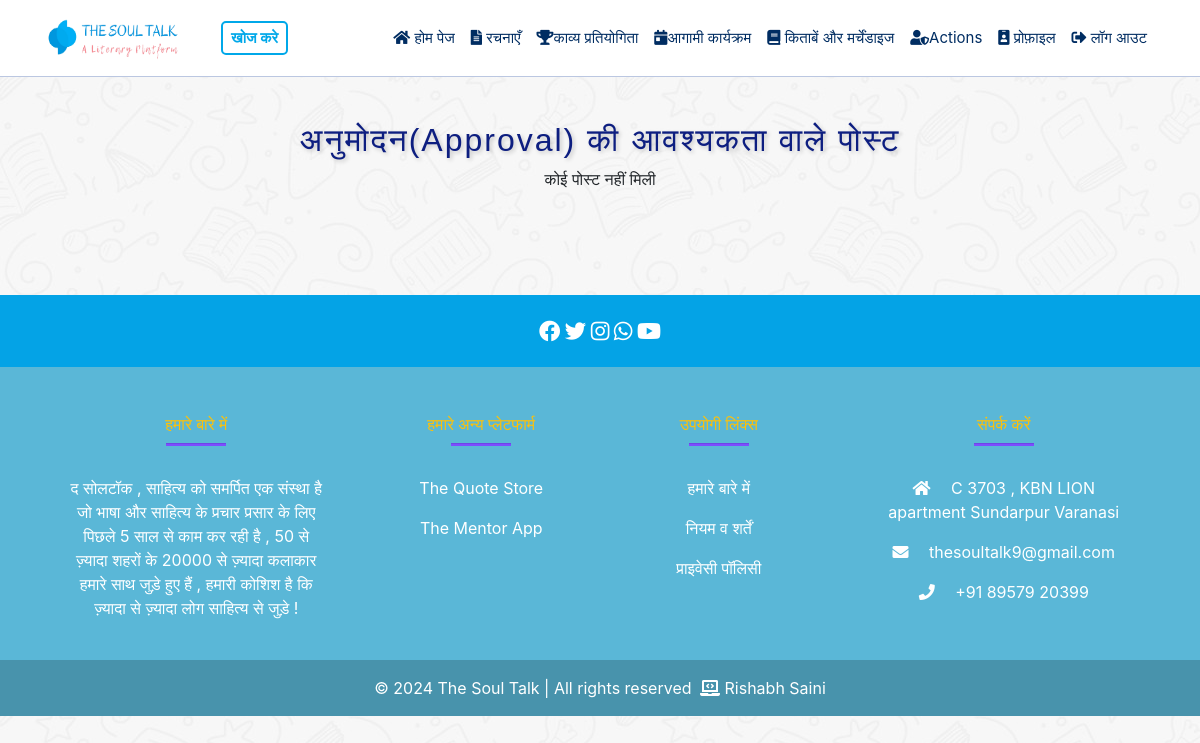
The page /post-to-approve-list/ (signed in) on the database as committed earlier.
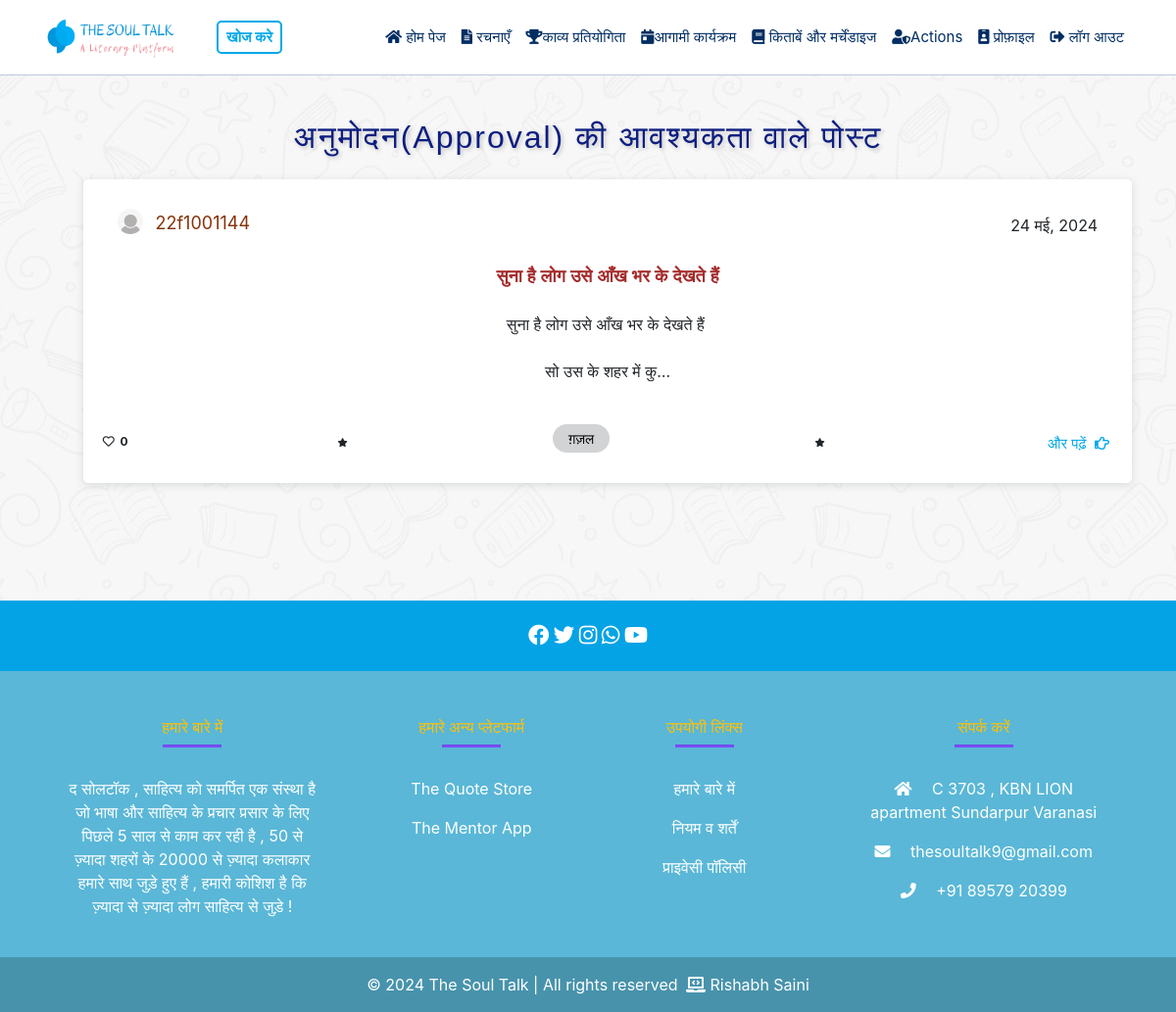
The same page on the database as committed later.
### mainApp/models.py (models this page shows, shortened)
class Post(models.Model):
    title = models.CharField(max_length=100)
    description = models.TextField()
    category = models.ForeignKey(Category, on_delete=models.CASCADE)
    created_by = models.ForeignKey(CustomUser, on_delete=models.CASCADE)
    created_at = models.DateTimeField(auto_now_add=True)
    approved = models.BooleanField(default=False)  # New field for approval status
    declined = models.BooleanField(default=False)
    likes = models.ManyToManyField(CustomUser, through='Like', related_name='liked_posts')
    likes_count = models.IntegerField(default=0)

class CustomUser(AbstractUser):
    is_admin = models.BooleanField(default=False)
    is_owner = models.BooleanField(default=False)
    phone_no = models.CharField(max_length=15, blank=True, null=True)

class Category(models.Model):
    name_en = models.CharField(max_length=100, verbose_name="English Name",unique=True)
    name_hi = models.CharField(max_length=100, verbose_name="Hindi Name",unique=True)
    class Meta:
        verbose_name_plural = "Categories"

### mainApp/views.py (the view)
# urls.py: path('post-to-approve-list/', views.post_to_approve_list, name='post-to-approve-list'),
@login_required
def post_to_approve_list(request):
    if request.user.is_admin or request.user.is_owner:
        posts_to_approve = Post.objects.filter(approved=False).order_by('-created_at')
        return render(request, 'post_to_approve.html', {'posts_to_approve': posts_to_approve})
    else:
        messages.error(request, "You are not authorized to access this page.")
        return redirect('index')

### mainApp/templates/post_to_approve.html
{% extends "base.html" %}
{% block content %}
<h2>अनुमोदन(Approval) की आवश्यकता वाले पोस्ट</h2>
{% if posts_to_approve %}
<ul>
    {% for post in posts_to_approve %}
    {% include 'partials/post_details.html' %}
    {% endfor %}
</ul>
{% else %}
<p class="card-text text-center " >कोई पोस्ट नहीं मिली</p>
{% endif %}
{% endblock %}

### mainApp/templates/partials/post_details.html
<div class="card bg-card-image mt-4">
    <div class="row">
        <div class="col-md-12">
            <div class="card-body">
                <div class="d-flex author-info justify-content-between align-items-center">
                    <div class="profile-pic ">
                        <img src="{% if post.created_by.profile.profile_image %}{{ post.created_by.profile.profile_image.url }}{% else %}/media/profile_images/default.png{% endif %}"
                            alt="Profile Image" class="profile-image img-fluid rounded-circle">
                                    <a href="{% url 'profile' username=post.created_by.username %}" class="profile-link">{{ post.created_by.username }}</a>
                        </div>
                    <div>
                        <p class="card-text mb-0 post-date">
                            {{ post.created_at|date:"d F, Y" }}
                        </p>
                    </div>
                </div>
                <div>
                    <h5 class="card-title"  style="color: brown;">
                        <strong>{{ post.title }}</strong>
                    </h5>
                </div>
                <div>
                    <p class="card-text text-center">
                    <p style="white-space: pre-wrap;" class="card-text text-center">{{ post.description|truncatechars:60 }}</pre>
                    </p>
                </div>
            </div>
            <div class="row mt-4 mt-sm-0">
                <div class="col-md-12 category-info d-flex justify-content-between align-items-center">
                    <p class="badge text-black">
                        <i class="far fa-heart"></i>&nbsp; {{ post.likes_count }}
                    </p>
                    <p class="badge text-black">
                        <i class="fa fa-solid fa-star fa-xs"></i>
                    </p>
                    <a href="{% url 'category-posts' post.category.id %}" style="text-decoration:none;" class="mb-4">
                        <p class="badge custom-badge"
                            style="font-family: 'Biryani', sans-serif; font-size: 14px; font-weight:normal;">
                            {{ post.category.name_hi }}
                        </p>
                    </a>
                    <p class="badge text-black">
                        <i class="fa fa-solid fa-star fa-xs"></i>
                    </p>
                    <a href="{% url 'full_post' post.id %}" class="card-link">
                        <p class="read-more">
                            और पढ़ें &nbsp;<i class="far fa-hand-point-right"></i>
                        </p>
                    </a>
                </div>
            </div>
        </div>
    </div>
</div>

Rows that differ between the two databases and show on the page:
added Post: created_by.username "22f1001144", created_at "24 मई, 2024", title "सुना है लोग उसे आँख भर के देखते हैं", description "सुना है लोग उसे आँख भर के देखते हैं सो उस के शहर में कु…", likes_count "0", category.name_hi "ग़ज़ल"
Other text that changed with them:
text no longer shown: "कोई पोस्ट नहीं मिली"
